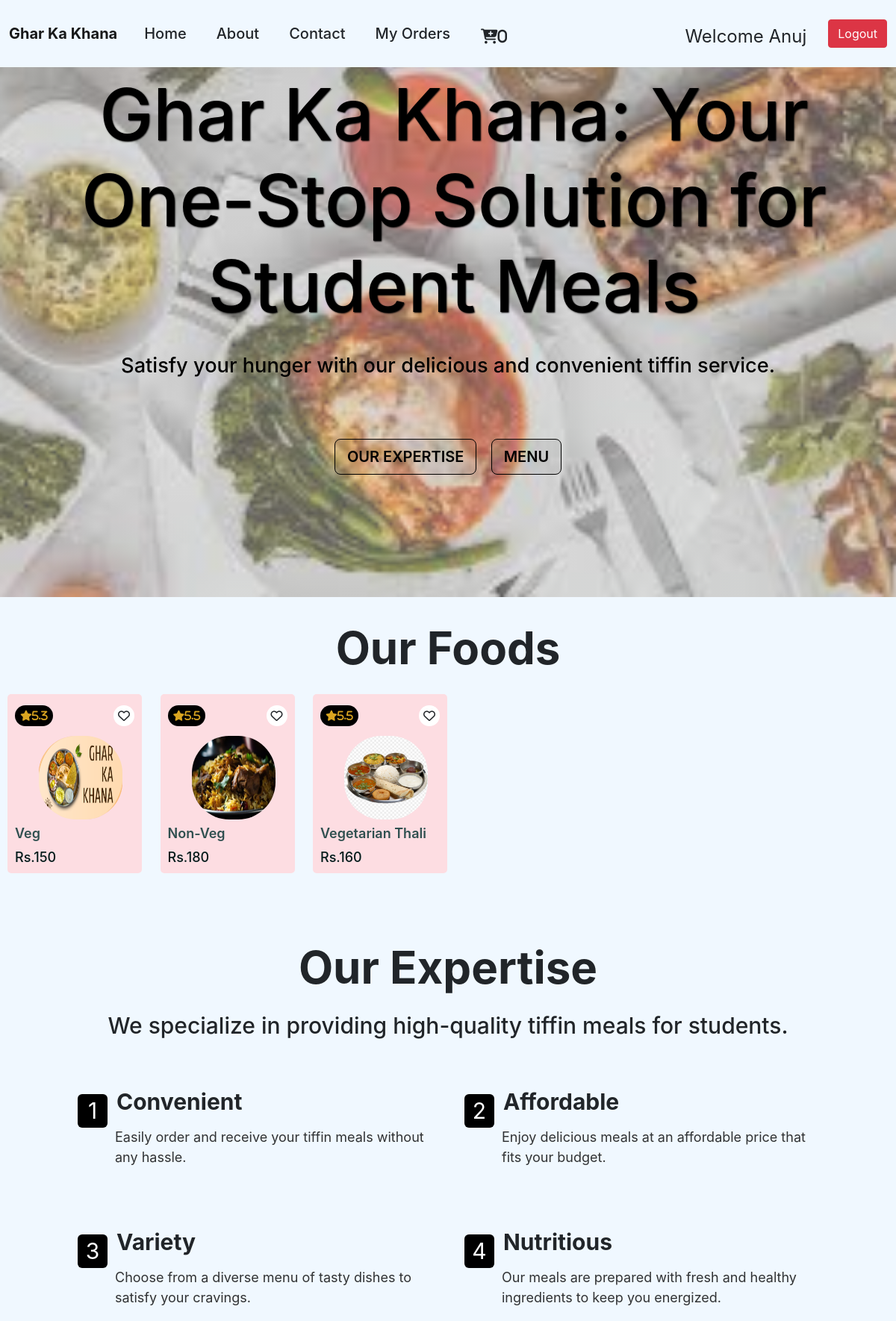
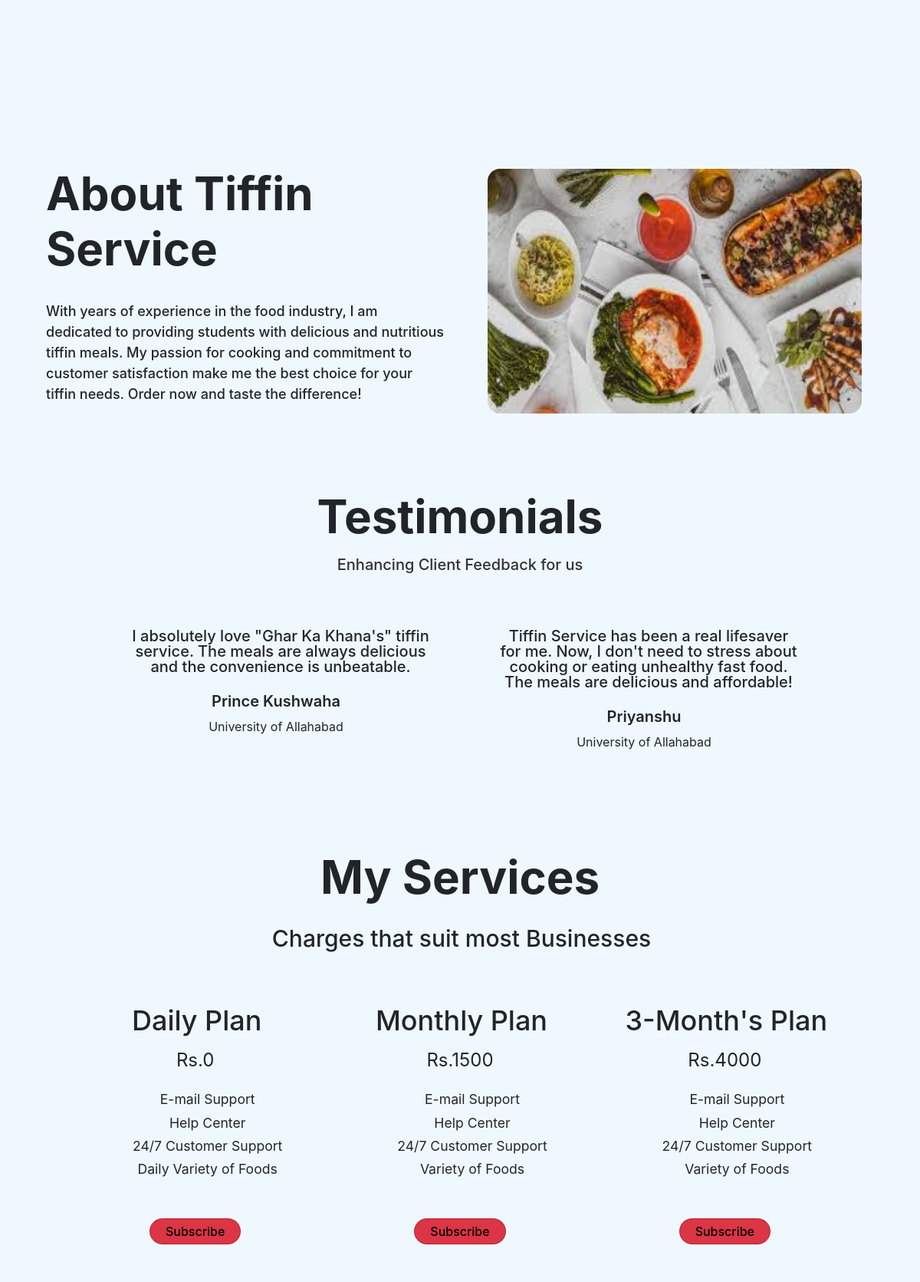
Screenshot of / (signed in, upper part) with the database file from the repository (2 pictures, top to bottom).
### myApp/models.py (models this page shows)
class Food_Section(models.Model):
    rating=models.CharField(max_length=10)
    food_img=models.ImageField(default=False,upload_to='static/pictures')
    food_id=models.CharField(max_length=10)
    food_type=models.CharField(max_length=100)
    food_price=models.IntegerField(max_length=10)

### myApp/views.py (the view)
# urls.py: 2. Add a URL to urlpatterns:  path('', views.home, name='home')
def home(request):
    food_show=Food_Section.objects.all()
    data={
        'food_show':food_show,
    }
    return render(request,'index.html',data)

### template/index.html (shortened to what this page needs)
<!DOCTYPE html>
<html lang="en">
<head>
    <link href="https://cdn.jsdelivr.net/npm/bootstrap@5.0.2/dist/css/bootstrap.min.css" rel="stylesheet"
>
    <link rel="stylesheet" href="/static/css/index_css.css">
</head>
<body>
    <div>
        <nav class="navbar navbar-light navbar-expand-lg  fixed-top" style="background-color: aliceblue;">
            <div class="container-fluid ">
                <a class="navbar-brand" href="#">Ghar Ka Khana</a>
                <div class="collapse navbar-collapse fw-700" id="navbarSupportedContent">
                    <ul class="navbar-nav me-auto mb-2 mb-lg-0">
                        <li class="nav-item">
                            <button class="btn rounded" style="border: none;">
                                <a class="nav-link active" href="#" style="color: inherit;">Home</a>
                            </button>
                        </li>
                        <li class="nav-item">
                            <button class="btn rounded" style="border: none;">
                                <a class="nav-link" href="#about" style="color: inherit;">About</a>
                            </button>
                        </li>
                        <li class="nav-item">
                            <button class="btn rounded" style="border: none;">
                                <a class="nav-link" href="#contact" style="color: inherit;">Contact</a>
                            </button>
                        </li>
                        {% if request.user.is_authenticated and not request.user.is_staff %}
                        <li class="nav-item">
                            <button class="btn rounded" style="border: none;">
                                <a class="nav-link" href="{%url 'order' %}" style="color: inherit;">My Orders</a>
                            </button>
                        </li>
                        <li class="nav-item">
                            <button class="btn rounded">
                                <a href="{% url 'checkout' %}" class="nav-link fa fa-cart-plus mt-2" id="cart-plus"
                                    style="color: inherit;"  onclick="handleCartClick(event)">0</a>
                            </button>
                        </li>
                        {% endif %}
                    </ul>
                    {% if request.user.is_authenticated and not request.user.is_staff %}
                    <button class="btn rounded">
                        <a href="#" class="nav-link mt-2" style="color: inherit; font-size: 1.5rem;">Welcome {{ request.user }}</a>
                    </button>
                    <a href="{% url 'logOut' %}" class="btn btn-danger">Logout</a>
                    {% endif %}
                </div>
            </div>
        </nav>
        <div class="container-fluid"
            style="min-height: 100vh; color:#000000; background-repeat:no-repeat; background-size:cover; background-position:center;
            background-image:linear-gradient(to bottom, rgba(208,208,208, 0.4) 0%, rgba(208,208,208, 0.4) 100%), url('/static/media/images.jpg');">
            <div class="topic text-center">
                <h1 class="fw-700"
                    style=" font-size: 6rem;text-align: center;padding-top: 6rem;margin: 0 1.5rem 0 2.5rem; text-shadow: rgb(0, 0, 0) 1px 1px 2px;">
                    Ghar Ka Khana: Your One-Stop Solution for Student Meals</h1>
            </div>
            <h2 class="fw-700" style="font-size: 1.70rem; text-align: center; padding: 2rem;">
                Satisfy your hunger with our delicious and convenient tiffin service.
            </h2>
            <div class="round-btn d-flex">
                <button class="btn btn-light" type="button"><a href="#expertise">OUR EXPERTISE</a></button>
                <button class="btn btn-light" type="button"><a href="{% url 'menu' %}">MENU</a></button>
            </div>
        </div>
        {% if request.user.is_authenticated and not request.user.is_staff %}
        <form action="" method="post">
            <div class=" food_sec">
                <h4>Our Foods</h4>
                {% for i in food_show %}
                <div id="item-card">
                    <div class="card-top">
                        <i class="fa fa-star" id="rating">{{i.rating}}</i>
                        <i class="fa fa-heart-o add-to-cart"
                            onclick="addToCart('{{i.food_type}}','{{i.food_id}}','{{i.food_img.url}}','{{i.food_price}}')">
                        </i>
                    </div>
                    <img src="{{i.food_img.url}}" alt="FOOD-IMAGE">
                    <p id="item-name">{{i.food_type}}</p>
                    <p id="item-price">Rs.{{i.food_price}}</p>
                </div>
                {% endfor %}
            </div>
        </form>
        {% endif %}
        <div class="container" id="expertise">
            <div class="exp">
                <h2>Our Expertise</h2>
                <h3>We specialize in providing high-quality tiffin meals for students.</h3>
                <div>
                    <div class="row">
                        <div class="col-md-6 custom-box d-flex ">
                            <div>
                                <p class="number">1
                                </p>
                            </div>
                            <div class="heading">
                                <h3>Convenient</h3>
                                <p>Easily order and receive your tiffin meals without any hassle.</p>
                            </div>
                        </div>
                        <div class="col-md-6 custom-box d-flex">
                            <div>
                                <p class="number">2
                                </p>
                            </div>
                            <div class="heading">
                                <h3>Affordable</h3>
                                <p>Enjoy delicious meals at an affordable price that fits your budget.</p>
                            </div>
                        </div>
                    </div>
                    <div class="row">
                        <div class="col-md-6 custom-box d-flex">
                            <div>
                                <p class="number">3
                                </p>
                            </div>
                            <div class="heading">
                                <h3>Variety</h3>
                                <p>Choose from a diverse menu of tasty dishes to satisfy your cravings.</p>
                            </div>
                        </div>
                        <div class="col-md-6 custom-box d-flex">
                            <div>
                                <p class="number">4
                                </p>
                            </div>
                            <div class="heading">
                                <h3>Nutritious</h3>
                                <p>Our meals are prepared with fresh and healthy ingredients to keep you energized.
                                </p>
                            </div>
                        </div>
                    </div>
                </div>
            </div>
        </div>
        <div class="about row d-flex" id="about">
            <div class="col-md-6 custom-box" style="width: 50%; padding: 1.25rem;">
                <h2>About Tiffin Service</h2>
                <p>With years of experience in the food industry, I am dedicated to providing students with delicious
                    and nutritious tiffin meals. My passion for cooking and commitment to customer satisfaction make
                    me the best choice for your tiffin needs. Order now and taste the difference!</p>
            </div>
            <div class="col-md-6 custom-box">
                <img src="/static/media/images.jpg">
            </div>
        </div>
        <div class="container-testimonial my-5">
            <div class="feed text-center mb-4">
                <h2 class="feed-heading">Testimonials</h2>
                <p class="feed-para">Enhancing Client Feedback for us</p>
            </div>
            <div class="row">
                <div class="col-md-6 mb-4">
                    <div class="mssg p-3">
                        <p class="message">I absolutely love "Ghar Ka Khana's" tiffin service. The meals are always
                            delicious and the convenience is unbeatable.</p>
                        <div class="person mt-3">
                            <p class="name font-weight-bold mb-1">Prince Kushwaha</p>
                            <p>University of Allahabad</p>
                        </div>
                    </div>
                </div>
                <div class="col-md-6 mb-4">
                    <div class="mssg p-3">
                        <p class="message">
                            Tiffin Service has been a real lifesaver for me. Now, I don't need to stress about cooking or
                            eating unhealthy fast food. The meals are
                            delicious and affordable!
                        </p>
                        <div class="person mt-3">
                            <p class="name font-weight-bold mb-1">Priyanshu</p>
                            <p>University of Allahabad</p>
                        </div>
                    </div>
                </div>
            </div>
        </div>
        <div class="container mt-4">
            <div class="subscription text-center mb-4">
                <h2>My Services</h2>
                <h3>Charges that suit most Businesses</h3>
            </div>
            <div class="row justify-content-center">
                <div class="col-md-4">
                    <div class="card text-center">
                        <div class="card-body">
                            <div class="subs">
                                <h3>Daily Plan</h3>
                                <p>Rs.0</p>
                            </div>
                            <ul class="text-left">
                                <li>E-mail Support</li>
                                <li>Help Center</li>
                                <li>24/7 Customer Support</li>
                                <li>Daily Variety of Foods</li>
                            </ul>
                            <div class="take-subs">
                                <a href="#" class="btn btn-danger btn-block">Subscribe</a>
                            </div>
                        </div>
                    </div>
                </div>
                <div class="col-md-4">
                    <div class="card text-center">
                        <div class="card-body">
                            <div class="subs">
                                <h3> Monthly Plan</h3>
                                <p>Rs.1500</p>
                            </div>
                            <ul class="text-left">
                                <li>E-mail Support</li>
                                <li>Help Center</li>
                                <li>24/7 Customer Support</li>
                                <li>Variety of Foods</li>
                            </ul>
                            <div class="take-subs">
                                <a href="#" class="btn btn-danger btn-block">Subscribe</a>
                            </div>
                        </div>
                    </div>
                </div>
                <div class="col-md-4">
                    <div class="card text-center">
                        <div class="card-body">
                            <div class="subs">
                                <h3> 3-Month's Plan</h3>
                                <p>Rs.4000</p>
                            </div>
                            <ul class="text-left">
                                <li>E-mail Support</li>
                                <li>Help Center</li>
                                <li>24/7 Customer Support</li>
                                <li>Variety of Foods</li>
                            </ul>
                            <div class="take-subs">
                                <a href="#" class="btn btn-danger btn-block">Subscribe</a>
                            </div>
                        </div>
                    </div>
                </div>
            </div>
        </div>
        <br><br><br>
    </div>
</body>
</html>

### rows the page displays
Food_Section: rating "5.3", food_img (picture), food_type "Veg", food_price "150"
Food_Section: rating "5.5", food_img (picture), food_type "Non-Veg", food_price "180"
Food_Section: rating "5.5", food_img (picture), food_type "Vegetarian Thali", food_price "160"

### other values shown
{{ request.user }} "Anuj"
